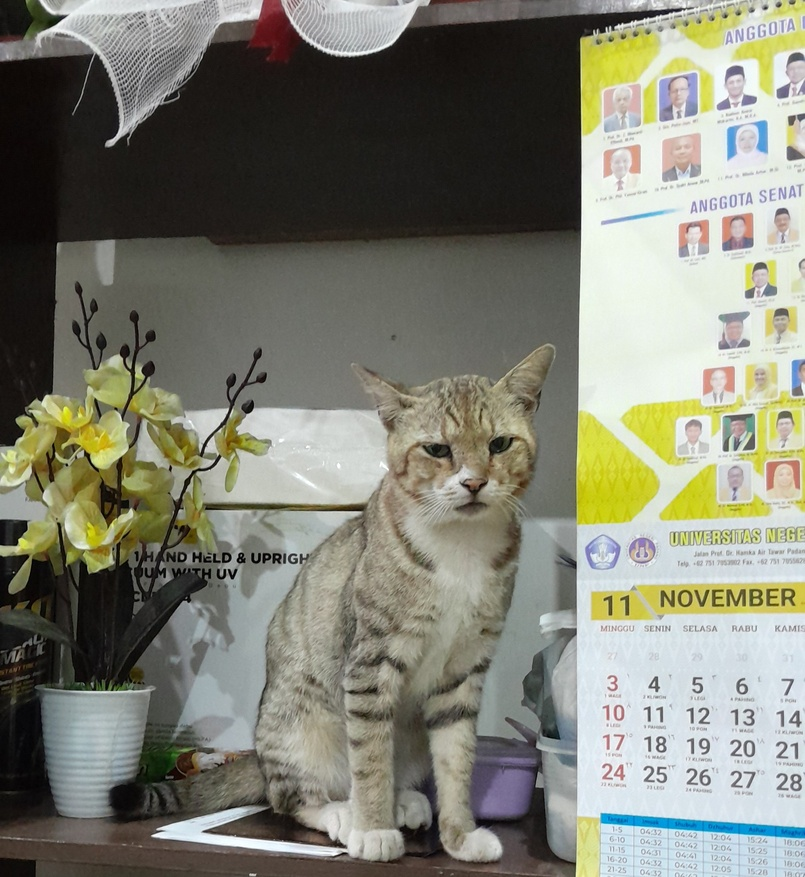
#> input picture Minggu IV/Tugas Enhancement Citra/images/normal.jpg, 805 x 877 px, shrunk from 1836 x 2001 before the run
$ python enhancement_pipeline.py
#> lines starting #> are read from the running program, lines starting #| are printed output that depends on the picture; long printed decimals are rounded
import cv2
import numpy as np
import matplotlib.pyplot as plt
from skimage.measure import shannon_entropy
import os

# ==============================
# Membuat Dataset Citra
# ==============================

def generate_dataset():

    img = cv2.imread("images/normal.jpg")
#> img is the input picture: shape (877, 805, 3); mean B, G, R 115.7, 128.7, 128

    # Underexposed
    under = cv2.convertScaleAbs(img, alpha=0.4, beta=-40)

    # Overexposed
    over = cv2.convertScaleAbs(img, alpha=1.6, beta=60)

    # Uneven Illumination
    rows, cols, ch = img.shape
#> rows = 877; cols = 805; ch = 3
    gradient = np.tile(np.linspace(0.4,1.6,cols),(rows,1))

    uneven = img.astype(float)
    for i in range(3):
        uneven[:,:,i] *= gradient
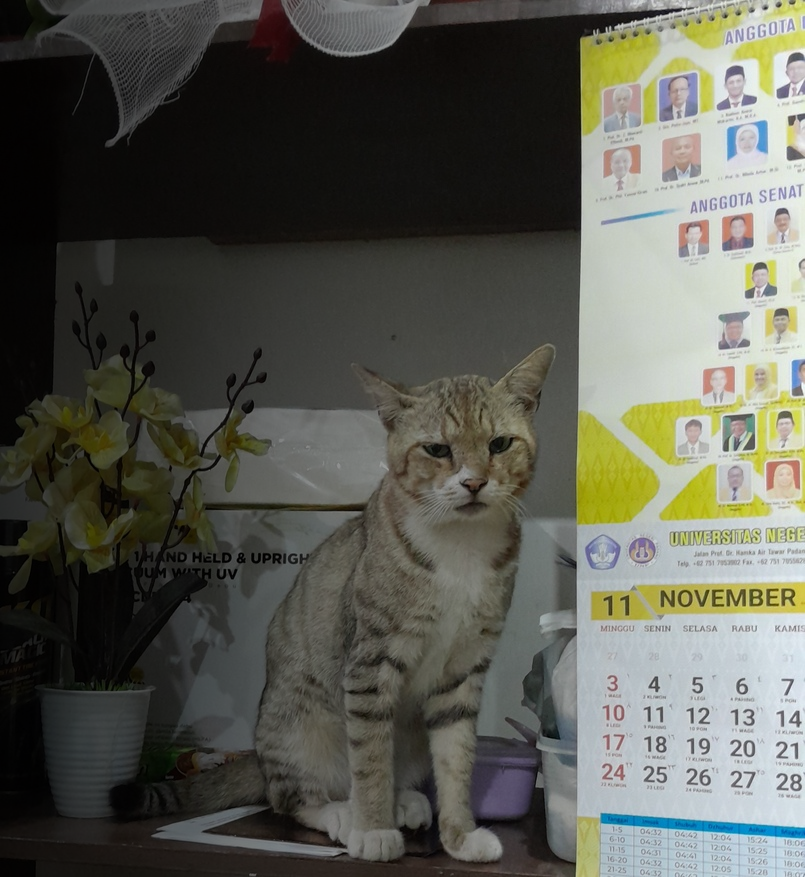
#> uneven: shape (877, 805, 3) float64; mean B, G, R 130.5, 144.4, 142.9; drawn with min black and max white

    uneven = np.clip(uneven,0,255).astype(np.uint8)

    cv2.imwrite("images/underexposed.jpg", under)
    cv2.imwrite("images/overexposed.jpg", over)
    cv2.imwrite("images/uneven.jpg", uneven)

    print("Dataset berhasil dibuat")


# ==============================
# Transformasi Titik
# ==============================

def negative_transform(image):
    return 255 - image


def log_transform(image):
    image_float = image.astype(np.float32)
    c = 255 / np.log(1 + np.max(image_float))
    log_img = c * np.log(1 + image_float)
    log_img = np.clip(log_img, 0, 255)
    return log_img.astype(np.uint8)

def gamma_correction(image, gamma):
    invGamma = 1.0 / gamma
    table = np.array([(i/255.0)**invGamma * 255
        for i in np.arange(256)]).astype("uint8")
    return cv2.LUT(image, table)


# ==============================
# Histogram Enhancement
# ==============================

def contrast_stretch(image):

    min_val = np.min(image)
    max_val = np.max(image)

    stretched = (image - min_val) * (255/(max_val - min_val))

    return np.array(stretched, dtype=np.uint8)


def histogram_equalization(gray):

    return cv2.equalizeHist(gray)


def clahe_enhancement(gray):

    clahe = cv2.createCLAHE(clipLimit=2.0,tileGridSize=(8,8))
    return clahe.apply(gray)


# ==============================
# Histogram
# ==============================

def show_histogram(image, title):

    plt.figure()
    plt.hist(image.ravel(), bins=256, range=(0,256))
    plt.title(title)
    plt.xlabel("Pixel Value")
    plt.ylabel("Frequency")
    plt.show()


# ==============================
# Evaluasi
# ==============================

def evaluate(image,name):

    entropy = shannon_entropy(image)
    contrast = image.std()

    print(name)
    print("Entropy :",entropy)
    print("Contrast:",contrast)
    print("-------------------")


# ==============================
# Pipeline Enhancement
# ==============================

def process_image(path):

#> called with path = 'images/underexposed.jpg'
    print("\nProcessing:",path)

    img = cv2.imread(path)
    gray = cv2.cvtColor(img,cv2.COLOR_BGR2GRAY)
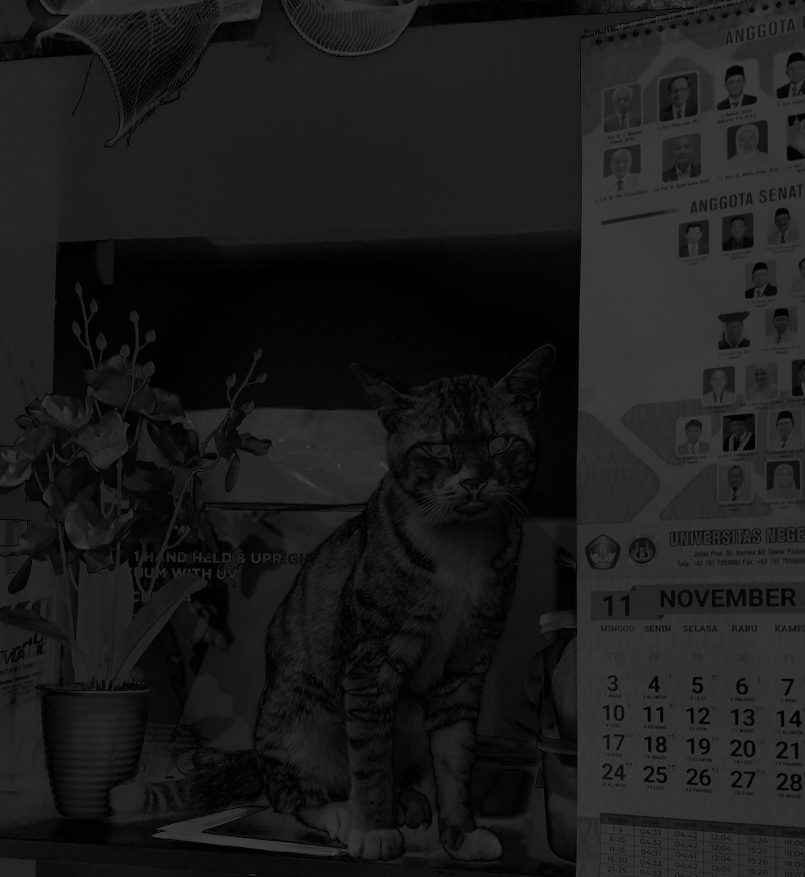
#> gray: shape (877, 805); min 0, max 65, mean 27.2

    # ======================
    # Transformasi Titik
    # ======================

    negative = negative_transform(img)
    log_img = log_transform(img)
#> in log_transform, `image_float = image.astype(np.float32)`:
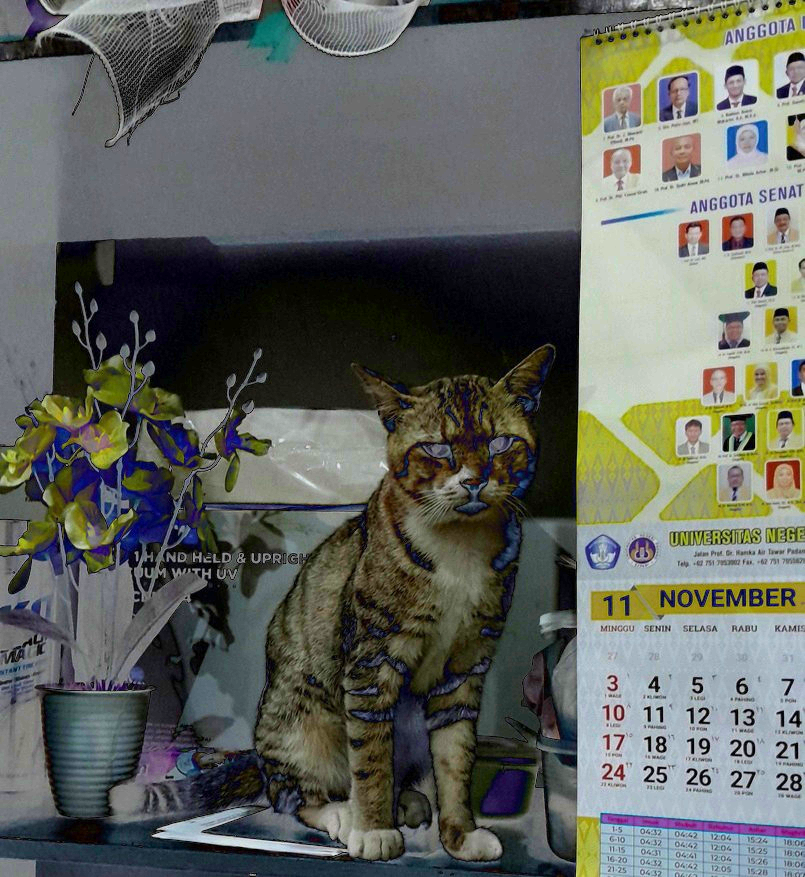
#> image_float: shape (877, 805, 3) float32; mean B, G, R 26, 27.6, 26.8; drawn with min black and max white
#> in log_transform, `c = 255 / np.log(1 + np.max(image_float))`: c = 59.82
#> in log_transform, `log_img = c * np.log(1 + image_float)`:
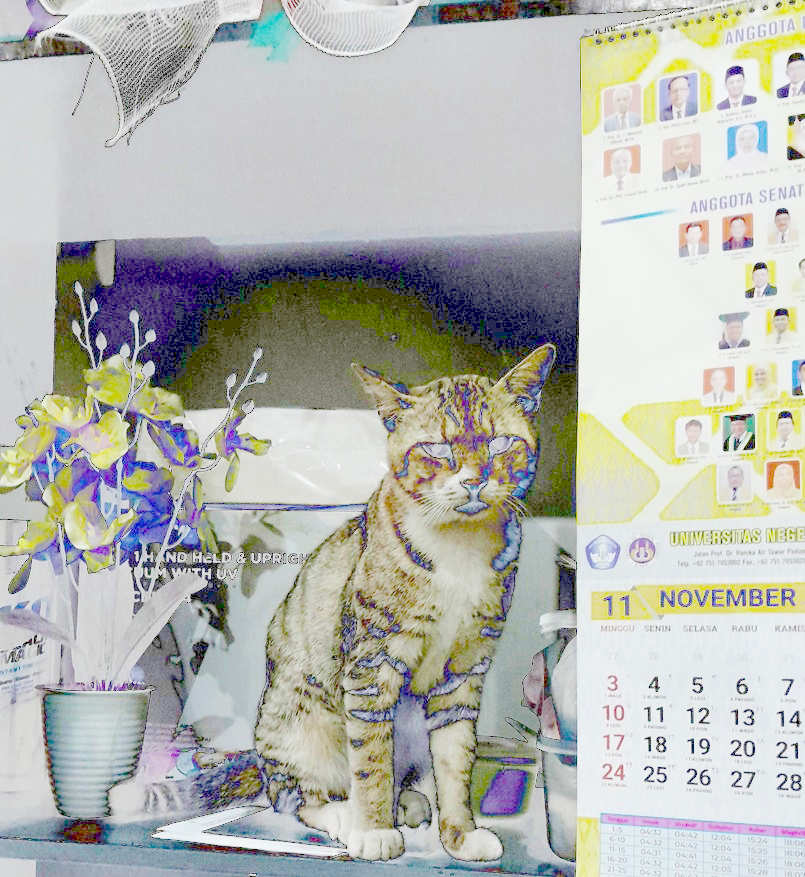
#> log_img: shape (877, 805, 3) float32; mean B, G, R 176.8, 182.3, 180.8

    gamma1 = gamma_correction(img,0.5)
    gamma2 = gamma_correction(img,1.5)
    gamma3 = gamma_correction(img,2.0)
#> call 3 of gamma_correction, with gamma = 2
#> in gamma_correction (call 3), `return cv2.LUT(image, table)`:
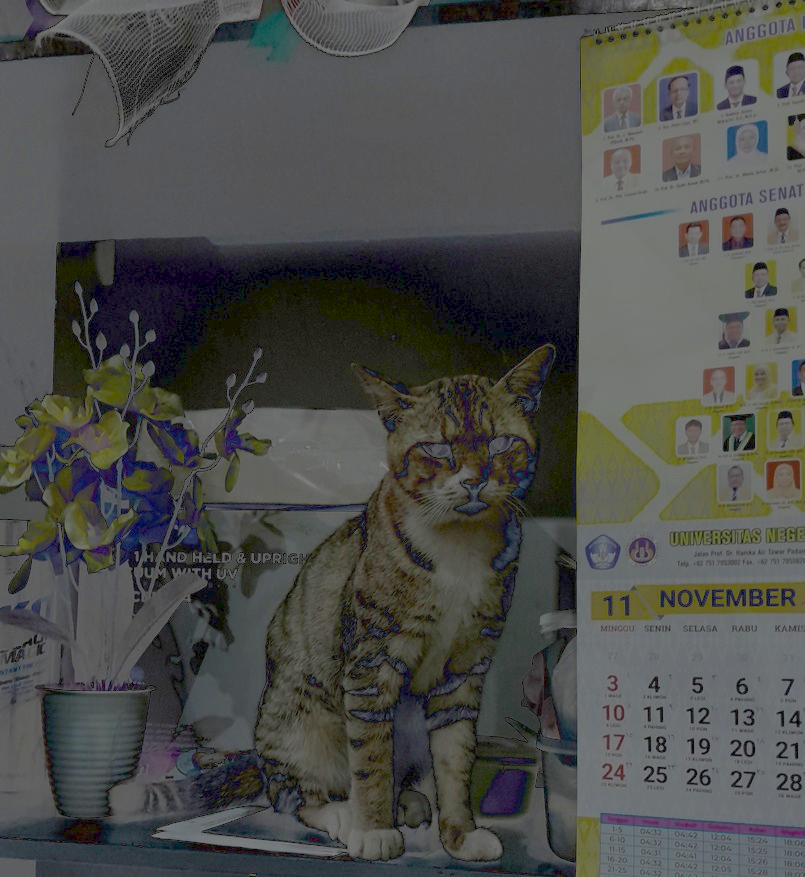
#> returned value: shape (877, 805, 3); mean of channels 0, 1, 2 74.6, 77.6, 76.4; drawn as B, G, R

    # ======================
    # Histogram Enhancement
    # ======================

    stretch = contrast_stretch(gray)
#> in contrast_stretch, `min_val = np.min(image)`: min_val = 0
#> in contrast_stretch, `max_val = np.max(image)`: max_val = 65
    equalized = histogram_equalization(gray)
    clahe = clahe_enhancement(gray)
#> in clahe_enhancement, `return clahe.apply(gray)`:
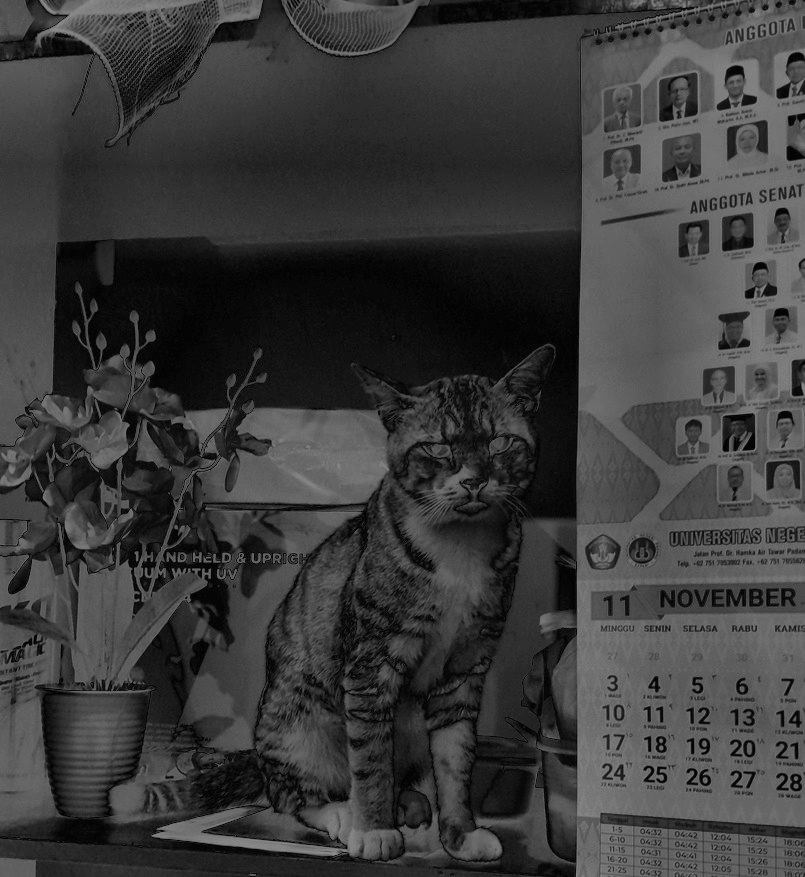
#> returned value: shape (877, 805); min 1, max 142, mean 58.7

    # ======================
    # Evaluasi
    # ======================

    evaluate(gray,"Original")
#> in evaluate, `entropy = shannon_entropy(image)`: entropy = 5.75
#> in evaluate, `contrast = image.std()`: contrast = 16.58
#| Entropy : 5.754
#| Contrast: 16.580
    evaluate(stretch,"Contrast Stretching")
#| Entropy : 5.754
#| Contrast: 65.077
    evaluate(equalized,"Histogram Equalization")
#| Entropy : 5.750
#| Contrast: 74.103
    evaluate(clahe,"CLAHE")
#| Entropy : 6.887
#| Contrast: 33.130

    # ======================
    # Visualisasi
    # ======================

    titles = [
        "Original","Negative","Log Transform",
        "Gamma 0.5","Gamma 1.5","Gamma 2.0",
        "Contrast Stretch","Hist Equalization","CLAHE"
    ]

    images = [
        img,negative,log_img,
        gamma1,gamma2,gamma3,
        stretch,equalized,clahe
    ]

    plt.figure(figsize=(12,10))

    for i in range(9):

        plt.subplot(3,3,i+1)

        if len(images[i].shape)==2:
            plt.imshow(images[i],cmap='gray')
        else:
            plt.imshow(cv2.cvtColor(images[i],cv2.COLOR_BGR2RGB))

        plt.title(titles[i])
        plt.axis("off")

    plt.show()

    show_histogram(gray,"Histogram Original")
    show_histogram(equalized,"Histogram Equalized")
    show_histogram(clahe,"Histogram CLAHE")
#> call 3 of show_histogram, with title = 'Histogram CLAHE'
#> in show_histogram (call 3), `plt.show()`:
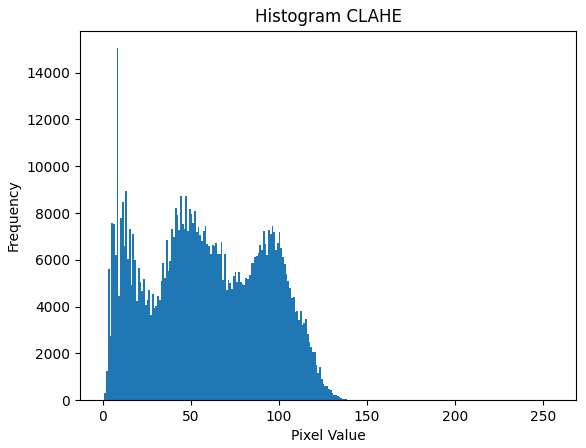
#> figure drawn by matplotlib, 1 panel; tallest bar 15046 high, from x = 8 to 9


# ==============================
# MAIN PROGRAM
# ==============================

if __name__ == "__main__":

    generate_dataset()

    image_paths = [
        "images/underexposed.jpg",
        "images/overexposed.jpg",
        "images/uneven.jpg"
    ]

    for path in image_paths:

        process_image(path)
